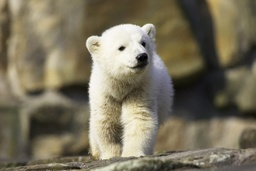
#> input picture DIP HW-2/bear.jpg, 256 x 171 px, shrunk from 700 x 467 before the run, found by its file name
$ jupyter execute 'Question 2 3 4 (for Python NoteBook).ipynb'
#> lines starting #> are read from the running program, lines starting #| are printed output that depends on the picture
[cell 1]
import numpy as np
import matplotlib.pyplot as plt
from PIL import Image
from tqdm import tqdm

[cell 2]
image_path = '/content/bear.jpg'
image = Image.open(image_path)
#> image is the input picture: PIL image 256x171 RGB; mean R, G, B 120.4, 113.1, 92.1

print("image shape:",image.size)
#| image shape: (256, 171)
plt.figure()
plt.figure()
plt.imshow(image)
plt.title('Original Image')

[cell 3]
grayImage = image.convert('L')
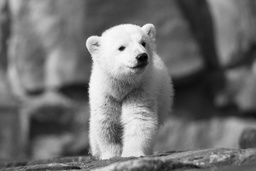
#> grayImage: PIL image 256x171 L; min 0, max 252, mean 112.9
plt.figure()
plt.imshow(grayImage, cmap='gray')
plt.title('Gray Image')

[cell 4]
inputImage = np.array(grayImage, dtype=np.float64)
h, w = inputImage.shape
#> h = 171; w = 256
print("height:",h,"width:",w)
#| height: 171 width: 256

[cell 5]
grayImage = image.convert('L')
plt.figure()
plt.imshow(inputImage, cmap='gray')
plt.title('Gray Image')

### 2. Implement both the Floyd-Steinberg and Jarvis-Judice-Ninke dithering algorithms on the image in either Python or MATLAB, then compare the results obtained from each method.

[cell 6]
def floydSteinbergDithering(i, j, h, w, image, error):
    if i + 1 < h:
        image[i + 1, j] += error * 7 / 16
    if j + 1 < w:
        image[i, j + 1] += error * 5 / 16
    if i - 1 >= 0 and j + 1 < w:
        image[i - 1, j + 1] += error * 3 / 16
    if i + 1 < h and j + 1 < w:
        image[i + 1, j + 1] += error * 1 / 16
    return image

[cell 7]
def jarvisJudiceNinke(i, j, h, w, image, error):
    if i + 1 < h:
        image[i + 1, j] += error * 7 / 48
        if j + 1 < w:
            image[i + 1, j + 1] += error * 5 / 48
        if j - 1 >= 0:
            image[i + 1, j - 1] += error * 3 / 48
    if i + 2 < h:
        image[i + 2, j] += error * 5 / 48
        if j + 1 < w:
            image[i + 2, j + 1] += error * 3 / 48
        if j - 1 >= 0:
            image[i + 2, j - 1] += error * 1 / 48
    if j + 1 < w:
        image[i, j + 1] += error * 5 / 48
    if j - 1 >= 0:
        image[i, j - 1] += error * 3 / 48
    return image

[cell 8]
def filter(image, colorMapSize, filterType):
#> called with colorMapSize = 8, filterType = 'Floyd-Steinberg'
    resultImage = np.zeros_like(image)
    colorMap = np.linspace(0, 255, colorMapSize)
    h, w = image.shape
#> h = 171; w = 256

    for i in tqdm(range(h)):
        for j in range(w):
            inputPixel = image[i, j]
            resultPixel = colorMap[np.abs(colorMap - inputPixel).argmin()]
            resultImage[i, j] = resultPixel
            error = inputPixel - resultPixel

            if filterType == 'Floyd-Steinberg':
                image = floydSteinbergDithering(i, j, h, w, image, error)
            elif filterType == 'Jarvis-Judice-Ninke':
                image = jarvisJudiceNinke(i, j, h, w, image, error)
#> image: shape (171, 256) float64

    resultImage = np.clip(resultImage, 0, 255).astype(np.uint8)
    return resultImage

[cell 9]
floydSteinberg = filter(inputImage.copy(),8,'Floyd-Steinberg')
jarvisJudiceNinke = filter(inputImage.copy(),8,'Jarvis-Judice-Ninke')

plt.figure()
plt.imshow(inputImage, cmap='gray')
plt.title('Gray Image')
plt.show()

plt.figure()
plt.imshow(floydSteinberg, cmap='gray')
plt.title('Floyd-Steinberg Dithered Image')
plt.show()

plt.figure()
plt.imshow(jarvisJudiceNinke, cmap='gray')
plt.title('Jarvis-Judice-Ninke Dithered Image')
plt.show()

**Floyd-Steinberg Dithering:** This method distributes the quantization error to neighboring pixels, producing a smoother and more visually pleasing result.

**Jarvis-Judice-Ninke Dithering:** Similar to Floyd-Steinberg, but uses a different error diffusion pattern, potentially resulting in slightly different artifacts.

## 3. Explain what a Kuwahara filter is, and apply it to the image using either Python or MATLAB to demonstrate its effect.

**Kuwahara filter :**

Kuwahara filter is a filters that remove noise while preserving edges by calculating the mean and variance of pixel values in overlapping regions. It is a non-linear smoothing filter.

**Applications :**
1. Image Restoration
2. Artistic Effects

[cell 10]
def kuwaharaFilter(image, k=7):
#> called with k = 5
  paddedImage = np.pad(image, (k // 2, k // 2), mode='symmetric')
  resultImage = np.zeros_like(image)
  h, w = image.shape
#> h = 171; w = 256

  for i in tqdm(range(h)):
      for j in range(w):
        q1 = paddedImage[i:i+k, j:j+k]
        q2 = paddedImage[i:i+k, j+k:j+2*k]
        q3 = paddedImage[i+k:i+2*k, j:j+k]
        q4 = paddedImage[i+k:i+2*k, j+k:j+2*k]
        regions = [q1, q2, q3, q4]
        means,variances = [], []
        for region in regions:
            if region.size > 0:
                means.append(np.mean(region))
                variances.append(np.var(region))
            else:
                means.append(0)
                variances.append(0)

        resultImage[i, j] = means[np.argmin(variances)]

  resultImage = np.clip(resultImage, 0, 255).astype(np.uint8)
  return resultImage

[cell 11]
kuwaharaFilter5 = kuwaharaFilter(inputImage.copy(), k=5)

plt.figure()
plt.imshow(kuwaharaFilter5, cmap='gray')
plt.title('Kuwahara Filter k=5')

[cell 12]
kuwaharaFilter7 = kuwaharaFilter(inputImage.copy(), k=7)
#> call 2 of kuwaharaFilter, with k = 7
#> in kuwaharaFilter (call 2), `resultImage = np.zeros_like(image)`: resultImage: shape (171, 256) float64; every value is 0
#> after the loop in kuwaharaFilter (call 2), `for i in tqdm(range(h)):`:
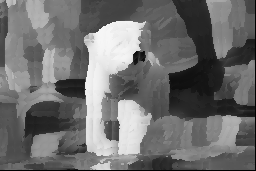
#> resultImage: shape (171, 256) float64; min 0, max 246.9, mean 111.4

plt.figure()
plt.imshow(kuwaharaFilter7, cmap='gray')
plt.title('Kuwahara Filter k=7')

[cell 13]
kuwaharaFilter9 = kuwaharaFilter(inputImage.copy(), k=9)
#> call 3 of kuwaharaFilter, with k = 9
#> in kuwaharaFilter (call 3), `paddedImage = np.pad(image, (k // 2, k // 2), mode='symmetric')`:
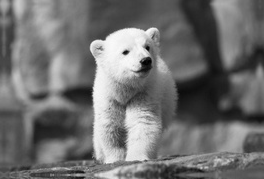
#> paddedImage: shape (179, 264) float64; min 0, max 252, mean 111.7
#> after the loop in kuwaharaFilter (call 3), `for i in tqdm(range(h)):`:
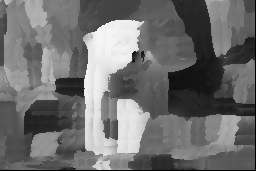
#> resultImage: shape (171, 256) float64; min 0, max 246.3, mean 110.8
plt.figure()
plt.imshow(kuwaharaFilter9, cmap='gray')
plt.title('Kuwahara Filter k=9')

## 4. Take any image and apply the Fourier Transform to this image and the following filters:( Python or MATLAB)

[cell 14]
fourierTransformImage = np.fft.fft2(inputImage.copy())
fourierTransformShiftImage=np.fft.fftshift(fourierTransformImage)
magnitudeSpectrum = np.log(np.abs(fourierTransformShiftImage) + 1)
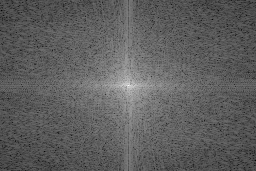
#> magnitudeSpectrum: shape (171, 256) float64; min 1.77, max 15.41, mean 6.83; drawn with min black and max white

plt.figure()
plt.imshow(magnitudeSpectrum, cmap='gray')
plt.title('Fourier Transform')
plt.show()

[cell 15]
def fourierTransformFilter(h, w, ffts, filter_type,sigma, n=3):
#> called with h = 171, w = 256, ffts = array of shape (171, 256), filter_type = 'butterworth', sigma = 40, n = 3
    x = np.arange(w)
#> x = 256 values from 0 to 255
    y = np.arange(h)
#> y = 171 values from 0 to 170
    X, Y = np.meshgrid(x, y)
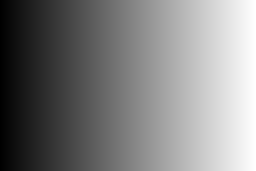
#> X: shape (171, 256) int64; min 0, max 255, mean 127.5
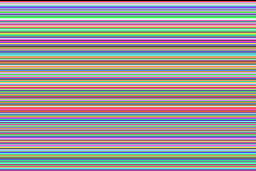
#> Y: shape (171, 256) int64; 171 distinct labels, from 0 to 170; one colour per label, 0 black
    D = np.sqrt((X - w / 2) ** 2 + (Y - h / 2) ** 2)
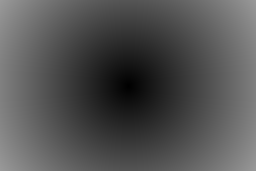
#> D: shape (171, 256) float64; min 0.5, max 153.9, mean 82.7

    if filter_type == "butterworth":
        H = 1 / (1 + (D / sigma) ** (2 * n))
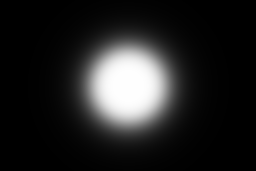
#> H: shape (171, 256) float64; min 0.000308, max 1, mean 0.138
    if filter_type == "gaussian":
        H = np.exp(-(D ** 2) / (2 * (sigma ** 2)))

    filterImage = ffts * H
    filterInverseShiftImage = np.fft.ifftshift(filterImage)
    filterInverseImage = np.fft.ifft2(filterInverseShiftImage)
    return np.abs(filterInverseImage)

**(b) Butterworth filters**

[cell 16]
butterWorthInverseImage=fourierTransformFilter(h, w, fourierTransformShiftImage, "butterworth",40)
plt.figure()
plt.imshow(butterWorthInverseImage, cmap='gray')
plt.title('Butterworth Inverse Filtered')

**(c) Gaussian filters**

[cell 17]
gaussianInverseImage=fourierTransformFilter(h, w, fourierTransformShiftImage, "gaussian",40)
#> call 2 of fourierTransformFilter, with h = 171, w = 256, ffts = array of shape (171, 256), filter_type = 'gaussian', sigma = 40, n = 3
#> in fourierTransformFilter (call 2), `H = np.exp(-(D ** 2) / (2 * (sigma ** 2)))`:
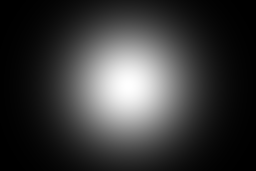
#> H: shape (171, 256) float64; min 0.000609, max 1, mean 0.222
